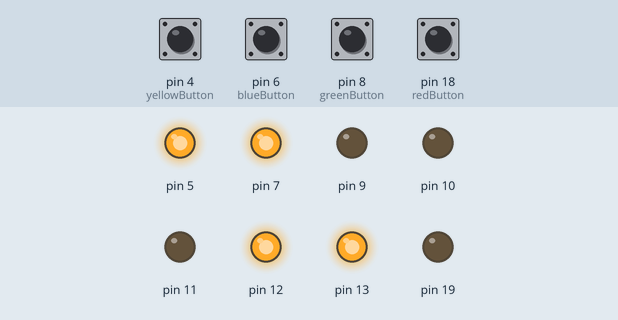
Recording of a sketch running on a simulated Arduino Uno, built with avr-gcc and run on an emulated ATmega328P. Parts: output pins drawn as LEDs (lit = HIGH). The inputs (shaded band) are chosen by the test bench; at power-on: pin 4 (yellowButton), pin 6 (blueButton), pin 8 (greenButton), pin 18 (redButton) HIGH. What the sketch prints to the serial monitor is not drawn.

Above: at 1.2 s.
1.3 s: pin 4 (yellowButton) pulled LOW for 0.15 s
At 2.6 s:
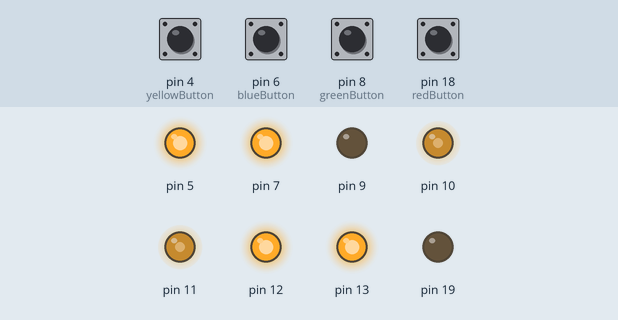
2.9 s: pin 6 (blueButton) pulled LOW for 1 s
At 5.0 s:
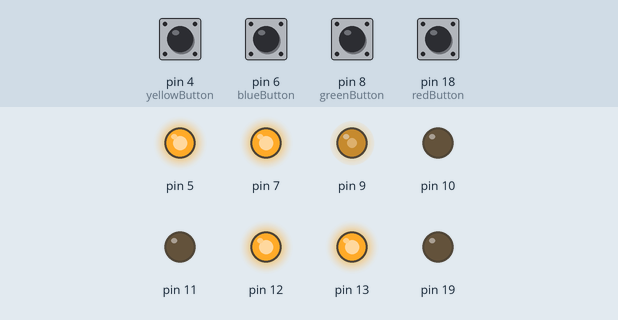
5.4 s: pin 8 (greenButton) pulled LOW for 0.15 s
At 6.7 s:
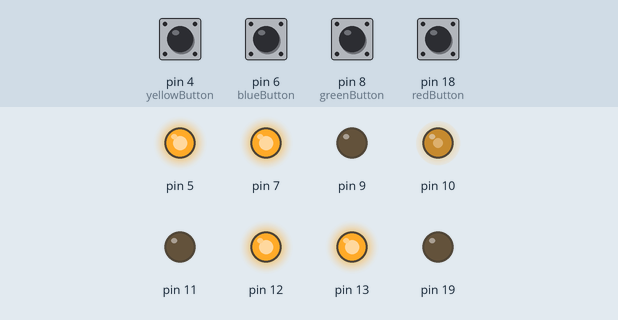
7.0 s: pin 18 (redButton) pulled LOW for 0.15 s
At 8.2 s:
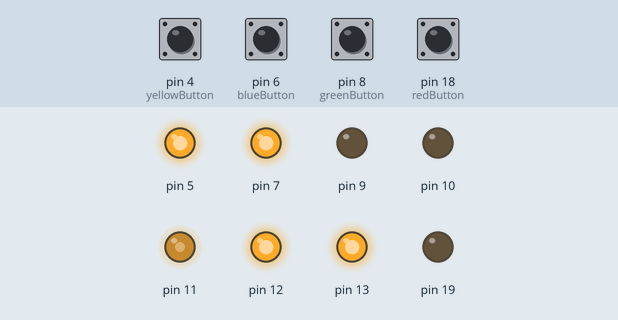
8.6 s: pin 4 (yellowButton) pulled LOW for 1 s
At 9.4 s:
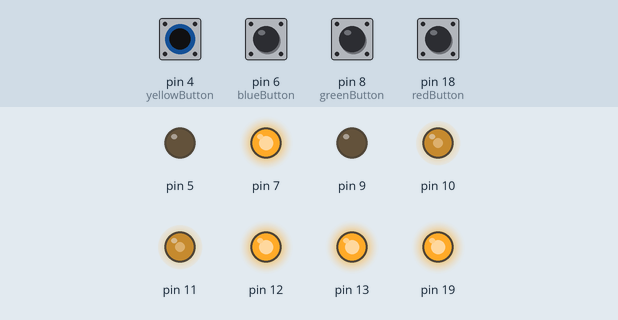
11.1 s: pin 6 (blueButton) pulled LOW for 0.15 s
At 11.22 s:
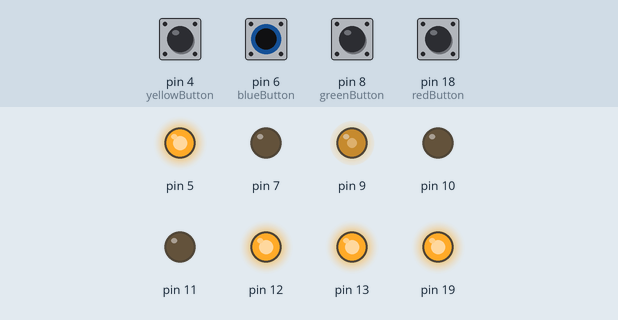
Timing chart, 0 to 13.8 s (numbered marks = the images above; inputs shaded):
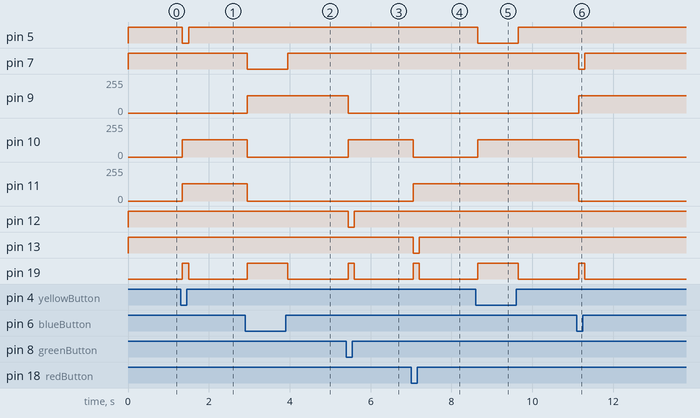

The sketch:

simon_lesson3b.ino
```cpp
/* Code as it looks at the end of lesson 3b. */

#include "Button.h"
#include "Keyboard.h"
#include "Led.h"
#include "PiezoBuzzer.h"
#include "RgbControl.h"

/*
 * Define all buttons.
 */
constexpr Button redButton(18, 0, COLORS::RED);
constexpr Button greenButton(8, 1, COLORS::GREEN);
constexpr Button blueButton(6, 2, COLORS::BLUE);
constexpr Button yellowButton(4, 3, COLORS::YELLOW);

const int buttonCount = 4;
constexpr Button buttonList[buttonCount] = {redButton, greenButton, blueButton, yellowButton};

/*
 * Define all of our display leds.
 */
constexpr Led led0(13);   // Led0 is controlled by pin 13
constexpr Led led1(12);   // Led1 is controlled by pin 12
constexpr Led led2( 7);   // Led2 is controlled by pin 7
constexpr Led led3( 5);   // Led3 is controlled by pin 5

const int ledCount = 4;  // We have 4 leds in totoal
constexpr Led ledList[ledCount] = {led0, led1, led2, led3}; // Array of our led objects used to control the display

/*
 * Setup game sub-systems
 */
PiezoBuzzer buzzer(19);
RgbControl rgbControl(11,10,9);
Keyboard keyboard(buttonList, buttonCount);

const Button* lastPressed = NULL;

void setup() {
  // Initialize the serial port so we can see things happening
  Serial.begin(115200);

  // Initialize the buzzer so it can be used.
  buzzer.begin();
  rgbControl.begin();
  keyboard.begin();

  // Initialize LEDs
  led0.begin();
  led1.begin();
  led2.begin();
  led3.begin();
}

void loop() {
  keyboard.scan();
  const Button* pressed = keyboard.buttonPressed();
  if (pressed != lastPressed) {
    if (lastPressed != NULL) {
      Serial.println("Released");
      buzzer.turnOff();
      ledList[lastPressed->getId()].turnOff();
    }
    lastPressed = pressed;
    if (pressed) {
      Serial.print("Button ");
      Serial.print(pressed->getId(), DEC);
      Serial.print(" Pressed - ");
      rgbControl.setColor(pressed->getColor());
      ledList[pressed->getId()].turnOn();
      buzzer.turnOn();
    }
  }
}
```

Button.cpp
```cpp
 #include "Button.h"

 void Button::begin() const {
    pinMode(pin_, INPUT_PULLUP);
}

bool Button::readState() const {
  return digitalRead(pin_) == LOW;
}

int Button::getId() const {
  return id_;
}

const Color& Button::getColor() const {
  return color_;
}
```

Button.h
```cpp
#ifndef BUTTON_H
#define BUTTON_H

#include <Arduino.h>
#include "Color.h"

/**
 * Object to read a button input asigned to a given color.  Button should be connected so
 * when the button is pushed it is connected to ground.
 */
class Button {
private:
  const int pin_;
  const int id_;
  const Color color_;

public:
  /**
   * Constructor which takes in the pin number which is used to control the button.
   *
   * @param pin Digital pin this button is connected to.
   * @param id Numeric id for this button.
   * @param color Color that this button represents in game.
   */
  constexpr Button(const int pin, const int id, const Color& color) : pin_(pin), id_(id), color_(color)  {};

  /**
   * Configures the button pin.
   */
  void begin() const;

  /**
   * Reads the current state of this button.
   *
   * @return True if the button is pressed.
   */
  bool readState() const;

  /**
   * Reads the id assocaited with this button.
   *
   * @return Id for this button.
   */
  int getId() const;

  /**
   * Reads the color associated with this button.
   *
   * @return Color for this button.
   */
  const Color& getColor() const;
};

#endif /* BUTTON_H */
```

Color.h
```cpp
#ifndef COLOR_H
#define COLOR_H

#include <Arduino.h>

/**
 * Class to represent a color to be displayed on an led.
 */
class Color {
private:
  byte red_;
  byte green_;
  byte blue_;

public:
  /**
   * Default constrcutor to create a Off/Black color.
   */
  constexpr Color() : red_(0), green_(0), blue_(0) {};

  /**
   * Constructor to represent an RGB color value.
   */
  constexpr Color(byte red, byte green, byte blue) : red_(red), green_(green), blue_(blue) {};

  /**
   * Method to retreive the red vale for this color.
   */
  inline byte red() const {
    return red_;
  }

  /**
   * Method to retreive the green vale for this color.
   */
  inline byte green() const {
    return green_;
  }

  /**
   * Method to retreive the blue vale for this color.
   */
  inline byte blue() const {
    return blue_;
  }

  /**
   * Assignment operator to allow setting color values.
   */
  Color & operator=(const Color &rhs) {
    if (this != &rhs) {
      red_ = rhs.red_;
      green_ = rhs.green_;
      blue_ = rhs.blue_;
    }
    return *this;
  }

  /**
   * Equality operator to check to see if two color objects contain the same color
   */
  bool operator==(const Color &other) const {
    return (red_ == other.red_) && (blue_ == other.blue_) && (green_ == other.green_);
  }

  /**
   * Inequailty operator to check to see if two color objects contain different colors.
   */
  bool operator!=(const Color &other) const {
    return !(*this == other);
  }
};

/**
 * Namespace including common colors.
 */
namespace COLORS {
  constexpr Color OFF       = Color(  0,   0,   0);
  constexpr Color BLACK     = Color(  0,   0,   0);
  constexpr Color RED       = Color(128,   0,   0);
  constexpr Color GREEN     = Color(  0, 128,   0);
  constexpr Color BLUE      = Color(  0,   0, 128);
  constexpr Color YELLOW    = Color(128, 128,   0);
  constexpr Color PURPLE    = Color(128,   0, 128);
  constexpr Color BLUEGREEN = Color(  0, 196,  76);
  constexpr Color WHITE     = Color(128, 128,  76);
}

#endif // COLOR_H
```

EventTimer.cpp
```cpp
#include "EventTimer.h"

EventTimer::EventTimer(unsigned long interval) : interval_(interval), nextFire_(millis() + interval) {};

bool EventTimer::hasEventFired() {
  unsigned long current = millis();
  if (((int32_t)(current - nextFire_) >= 0)) {
    nextFire_ = millis() + interval_;
    return true;
  } else {
    return false;
  }
}

void EventTimer::reset() {
  nextFire_ = millis() + interval_;
}

void EventTimer::setInterval(unsigned long interval) {
  this->interval_ = interval;
  reset();
}
```

EventTimer.h
```cpp
#ifndef EVENTTIMER_H
#define EVENTTIMER_H

#include <Arduino.h>

/**
 * EventTimer object which can be used to execute code at regular intervals.
 * Accuracy is dependant on how often hasEventFired is called.
 *
 * @tparam interval Time between events firing in milliseconds.  This is a template parameter in order to allow static construction of event timers inside other objects.
 */
class EventTimer {
private:
  unsigned long interval_;
  unsigned long nextFire_;

public:
  EventTimer(unsigned long interval);

  /**
   * Checks to see if enough time has that the event should be executed.  Timer
   * will automatically be reset once fire has been ready.
   *
   * @return True if event has fired.
   */
  bool hasEventFired();

  /**
   * Resets the timer to fire after the interval from this moment.
   */
  void reset();

  /**
   * Sets a new interval and resets the timer.
   */
  void setInterval(unsigned long interval);
};

#endif /* EVENTTIMER_H */
```

Keyboard.cpp
```cpp
#include "Keyboard.h"

Keyboard::Keyboard(const Button* const buttons, const int buttonCount) :
    buttons_(buttons),
    buttonCount_((buttonCount < maxButtonCount_) ? buttonCount : maxButtonCount_),
    timer_(EventTimer(debounceInterval_)) { };

void Keyboard::begin() const {
  for (int i = 0; i < buttonCount_; i++) {
    buttons_[i].begin();
  }
}

void Keyboard::scan() {
  // If it has been long enough since last time we checked buttons lets do it again
  if (timer_.hasEventFired()) {

    // Read current button state from all the buttons into our state array.
    for (int button = 0; button < buttonCount_; button++) {
      stateBuffer_[button][stateBufferIndex_] = buttons_[button].readState();
    }
    // Increment index so we store the next round of button states in the next location
    stateBufferIndex_++;
    // Loop around and start overwriting the oldest states once we have filled the array
    if (stateBufferIndex_ >= debounceCount_) { stateBufferIndex_ = 0; }

    // Now loop through the buttons to check to see if they have stabalized
    for (int button = 0; button < buttonCount_; button++) {
      // Check to see if all of this buttons readings are the same
      bool consistent = true;
      bool pressed = stateBuffer_[button][0];
      for (int i=1; consistent && i < debounceCount_; i++) {
        consistent = (pressed == stateBuffer_[button][i]);
      }
      // if they are then update the buttonstate
      if (consistent) {
        buttonState_[button] = pressed;
      }
    }
  }
}

const Button* const Keyboard::buttonPressed() const {
  // Loop through all buttons and return the first one pressed.
  for (int button = 0; button < buttonCount_; button++) {
    if (buttonState_[button]) { return &buttons_[button]; }
  }
  // If no buttons where pressed then return null.
  return NULL;
}
```

Keyboard.h
```cpp
#ifndef KEYBOARD_H
#define KEYBOARD_H

#include <Arduino.h>
#include "Button.h"
#include "EventTimer.h"

/**
 * Class which scans a collection of buttons and keeps track of the current active button.
 */
class Keyboard {
private:
  const static unsigned int debounceInterval_ = 5; // Amount of time in milliseconds between reading buttons
  const static unsigned int debounceCount_ = 10;   // Number of consequtive consistent reads before we declare a button state change
  const static unsigned int maxButtonCount_ = 10;  // Maximum number of buttons we can keep track of

  const int buttonCount_;
  const Button* const buttons_;

  EventTimer timer_;
  bool stateBuffer_[maxButtonCount_][debounceCount_];
  byte stateBufferIndex_;
  bool buttonState_[maxButtonCount_];

public:
  /**
   * Constructor for creating a keyboard.
   *
   * @param buttons Pointer to a button array contianing the buttons this keyboard will scan.
   * @param buttonCount Number of buttons in the button array.
   */
  Keyboard(const Button* const buttons, const int buttonCount);

  /**
   * Initializes the keyboard configuring all the buttons for reading.
   */
  void begin() const;

  /**
   * Scans the keyboard for changes.
   */
  void scan();

  /**
   * Returns the currently active button on the keyboard.
   *
   * @return Pointer to the button which is pressed or NULL if no button is pressed.
   */
  const Button* const buttonPressed() const;
};

#endif /* KEYBOARD_H */
```

Led.h
```cpp
#ifndef LED_H
#define LED_H

#include <Arduino.h>

/**
 * Class representing an individual LED which can be turned on or off.
 */
class Led {
private:
  const int pin_;

public:
  /**
   * Constructor which takes in the pin number which is used to control the LED.
   *
   * @param onOffPin Pin used to turn the Led on or off.
   */
  constexpr Led(const int onOffPin) : pin_(onOffPin) {};

  /**
   * Configures the LED pin.
   */
  void begin() const {
    pinMode(pin_, OUTPUT);
    digitalWrite(pin_, HIGH);
  }

  /**
   * Turns on the LED.
   */
  void turnOn() const {
    digitalWrite(pin_, LOW);
  }

  /**
   * Turns off the LED.
   */
  void turnOff() const {
    digitalWrite(pin_, HIGH);
  }
};

#endif /* LED_H */
```

PiezoBuzzer.cpp
```cpp
#include "PiezoBuzzer.h"

void PiezoBuzzer::begin() const {
  pinMode(pin_, OUTPUT);
  digitalWrite(pin_, LOW);
}

void PiezoBuzzer::turnOn() const {
  digitalWrite(pin_, HIGH);
}

void PiezoBuzzer::turnOff() const {
  digitalWrite(pin_, LOW);
}
```

PiezoBuzzer.h
```cpp
#ifndef PEIZOBUZZER_H
#define PEIZOBUZZER_H

#include <Arduino.h>

/**
 * Class to control a piezo buzzer.
 */
class PiezoBuzzer {
private:
  const int pin_;

public:
  /**
   * Creates a new PiezoBuzzer class.
   *
   * @param pin Digital pin number of the pin which is connected to the positive side of the buzzer.
   */
  constexpr PiezoBuzzer(const int pin) : pin_(pin) {};

  /**
   * Initializies the buzzer IO pins.
   */
  void begin() const;

  /**
   * Turns on the buzzer.
   */
  void turnOn() const;

  /**
   * Turns off the buzzer.
   */
  void turnOff() const;
};

#endif // PEIZOBUZZER_H
```

RgbControl.h
```cpp
#ifndef RGBCONTROL_H
#define RGBCONTROL_H

#include <Arduino.h>

#include "Color.h"

/**
 * Controller for setting color for an RGB led.
 */
class RgbControl {
private:
  const int redPin_;
  const int greenPin_;
  const int bluePin_;

public:
  /**
   *
   */
  constexpr RgbControl(const int redPin, const int greenPin, const int bluePin) : redPin_(redPin), greenPin_(greenPin), bluePin_(bluePin) {};

  /**
   * Initializes the RGB
   */
  void begin() const {
    pinMode(redPin_, OUTPUT);
    pinMode(greenPin_, OUTPUT);
    pinMode(bluePin_, OUTPUT);
    setColor(COLORS::OFF);
  }

  /**
   * Sets the color of the RGB otuput.
   */
  void setColor(const Color &color) const {
    analogWrite(redPin_, color.red());
    analogWrite(greenPin_, color.green());
    analogWrite(bluePin_, color.blue());
  }
};

#endif /* RGBCONTROL_H */
```

Measured:
- after the input at 1.3 s, pin 5: HIGH → LOW after 0.05 s, → HIGH 0.15 s later; pin 10, pin 11: 0/255 → 128/255 after 0.05 s; pin 19: LOW → HIGH after 0.05 s, → LOW 0.15 s later
- after the input at 2.9 s, pin 7: HIGH → LOW after 0.05 s, → HIGH 1.0 s later; pin 9: 0/255 → 128/255 after 0.05 s; pin 10, pin 11: 128/255 → 0/255 after 0.05 s; pin 19: LOW → HIGH after 0.05 s, → LOW 1.0 s later
- after the input at 5.4 s, pin 9: 128/255 → 0/255 after 0.05 s; pin 10: 0/255 → 128/255 after 0.05 s; pin 12: HIGH → LOW after 0.05 s, → HIGH 0.15 s later; pin 19: LOW → HIGH after 0.05 s, → LOW 0.15 s later
- after the input at 7.0 s, pin 10: 128/255 → 0/255 after 0.05 s; pin 11: 0/255 → 128/255 after 0.05 s; pin 13: HIGH → LOW after 0.05 s, → HIGH 0.15 s later; pin 19: LOW → HIGH after 0.05 s, → LOW 0.15 s later
- after the input at 8.6 s, pin 5: HIGH → LOW after 0.05 s, → HIGH 1.0 s later; pin 10: 0/255 → 128/255 after 0.05 s; pin 19: LOW → HIGH after 0.05 s, → LOW 1.0 s later
- after the input at 11.1 s, pin 7: HIGH → LOW after 0.05 s, → HIGH 0.15 s later; pin 9: 0/255 → 128/255 after 0.05 s; pin 10, pin 11: 128/255 → 0/255 after 0.05 s; pin 19: LOW → HIGH after 0.05 s, → LOW 0.15 s later
